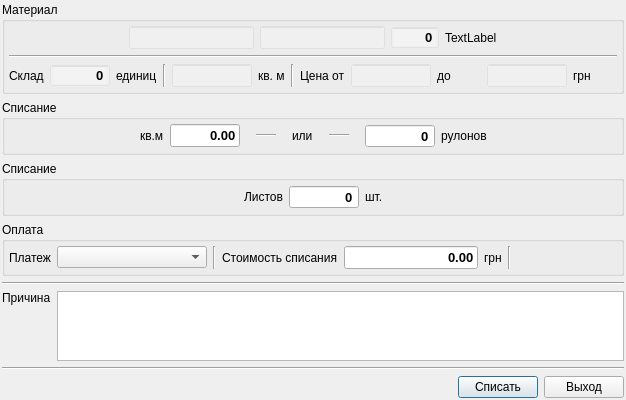
<?xml version="1.0" encoding="UTF-8"?>
<ui version="4.0">
 <class>WoffDialog</class>
 <widget class="QDialog" name="WoffDialog">
  <property name="geometry">
   <rect>
    <x>0</x>
    <y>0</y>
    <width>626</width>
    <height>382</height>
   </rect>
  </property>
  <property name="windowTitle">
   <string>Списание материала</string>
  </property>
  <layout class="QVBoxLayout" name="verticalLayout_2">
   <property name="margin">
    <number>2</number>
   </property>
   <item>
    <widget class="QGroupBox" name="groupBox">
     <property name="styleSheet">
      <string notr="true">QGroupBox{background:rgba(192, 255,31, 35)};</string>
     </property>
     <property name="title">
      <string>Материал</string>
     </property>
     <layout class="QVBoxLayout" name="verticalLayout">
      <property name="margin">
       <number>4</number>
      </property>
      <item>
       <layout class="QHBoxLayout" name="horizontalLayout_3">
        <item>
         <spacer name="horizontalSpacer_5">
          <property name="orientation">
           <enum>Qt::Horizontal</enum>
          </property>
          <property name="sizeHint" stdset="0">
           <size>
            <width>40</width>
            <height>20</height>
           </size>
          </property>
         </spacer>
        </item>
        <item>
         <widget class="QLineEdit" name="product">
          <property name="maximumSize">
           <size>
            <width>16777215</width>
            <height>16777215</height>
           </size>
          </property>
          <property name="font">
           <font>
            <pointsize>10</pointsize>
            <weight>75</weight>
            <bold>true</bold>
           </font>
          </property>
          <property name="styleSheet">
           <string notr="true">background: rgba(255, 255, 255, 55)</string>
          </property>
          <property name="readOnly">
           <bool>true</bool>
          </property>
         </widget>
        </item>
        <item>
         <widget class="QLineEdit" name="material">
          <property name="maximumSize">
           <size>
            <width>16777215</width>
            <height>16777215</height>
           </size>
          </property>
          <property name="font">
           <font>
            <pointsize>10</pointsize>
            <weight>75</weight>
            <bold>true</bold>
           </font>
          </property>
          <property name="styleSheet">
           <string notr="true">background: rgba(255, 255, 255, 55)</string>
          </property>
          <property name="readOnly">
           <bool>true</bool>
          </property>
         </widget>
        </item>
        <item>
         <widget class="QSpinBox" name="param">
          <property name="font">
           <font>
            <pointsize>10</pointsize>
            <weight>75</weight>
            <bold>true</bold>
           </font>
          </property>
          <property name="styleSheet">
           <string notr="true">background: rgba(255, 255, 255, 55)</string>
          </property>
          <property name="alignment">
           <set>Qt::AlignRight|Qt::AlignTrailing|Qt::AlignVCenter</set>
          </property>
          <property name="readOnly">
           <bool>true</bool>
          </property>
          <property name="buttonSymbols">
           <enum>QAbstractSpinBox::NoButtons</enum>
          </property>
          <property name="maximum">
           <number>99999</number>
          </property>
         </widget>
        </item>
        <item>
         <widget class="QLabel" name="parametrUnit">
          <property name="minimumSize">
           <size>
            <width>40</width>
            <height>0</height>
           </size>
          </property>
          <property name="text">
           <string>TextLabel</string>
          </property>
         </widget>
        </item>
        <item>
         <spacer name="horizontalSpacer_4">
          <property name="orientation">
           <enum>Qt::Horizontal</enum>
          </property>
          <property name="sizeHint" stdset="0">
           <size>
            <width>40</width>
            <height>20</height>
           </size>
          </property>
         </spacer>
        </item>
       </layout>
      </item>
      <item>
       <widget class="Line" name="line">
        <property name="orientation">
         <enum>Qt::Horizontal</enum>
        </property>
       </widget>
      </item>
      <item>
       <layout class="QHBoxLayout" name="horizontalLayout_2">
        <item>
         <widget class="QLabel" name="label">
          <property name="text">
           <string>Склад</string>
          </property>
         </widget>
        </item>
        <item>
         <widget class="QSpinBox" name="stockAmount">
          <property name="minimumSize">
           <size>
            <width>60</width>
            <height>0</height>
           </size>
          </property>
          <property name="maximumSize">
           <size>
            <width>60</width>
            <height>16777215</height>
           </size>
          </property>
          <property name="font">
           <font>
            <pointsize>10</pointsize>
            <weight>75</weight>
            <bold>true</bold>
           </font>
          </property>
          <property name="styleSheet">
           <string notr="true">background: rgba(255, 255, 255, 55)</string>
          </property>
          <property name="alignment">
           <set>Qt::AlignRight|Qt::AlignTrailing|Qt::AlignVCenter</set>
          </property>
          <property name="readOnly">
           <bool>true</bool>
          </property>
          <property name="buttonSymbols">
           <enum>QAbstractSpinBox::NoButtons</enum>
          </property>
          <property name="maximum">
           <number>99999</number>
          </property>
         </widget>
        </item>
        <item>
         <widget class="QLabel" name="parametrName">
          <property name="text">
           <string>единиц</string>
          </property>
         </widget>
        </item>
        <item>
         <widget class="Line" name="line_7">
          <property name="orientation">
           <enum>Qt::Vertical</enum>
          </property>
         </widget>
        </item>
        <item>
         <widget class="QLineEdit" name="stockSize">
          <property name="minimumSize">
           <size>
            <width>0</width>
            <height>0</height>
           </size>
          </property>
          <property name="maximumSize">
           <size>
            <width>80</width>
            <height>16777215</height>
           </size>
          </property>
          <property name="font">
           <font>
            <pointsize>10</pointsize>
            <weight>75</weight>
            <bold>true</bold>
           </font>
          </property>
          <property name="styleSheet">
           <string notr="true">background: rgba(255, 255, 255, 55)</string>
          </property>
          <property name="alignment">
           <set>Qt::AlignRight|Qt::AlignTrailing|Qt::AlignVCenter</set>
          </property>
          <property name="readOnly">
           <bool>true</bool>
          </property>
         </widget>
        </item>
        <item>
         <widget class="QLabel" name="sizeUnit">
          <property name="text">
           <string>кв. м</string>
          </property>
         </widget>
        </item>
        <item>
         <widget class="Line" name="line_8">
          <property name="orientation">
           <enum>Qt::Vertical</enum>
          </property>
         </widget>
        </item>
        <item>
         <layout class="QHBoxLayout" name="horizontalLayout_4">
          <item>
           <widget class="QLabel" name="label_5">
            <property name="text">
             <string>Цена от</string>
            </property>
           </widget>
          </item>
          <item>
           <widget class="MoneyEdit" name="priceMin">
            <property name="minimumSize">
             <size>
              <width>80</width>
              <height>0</height>
             </size>
            </property>
            <property name="maximumSize">
             <size>
              <width>80</width>
              <height>16777215</height>
             </size>
            </property>
            <property name="font">
             <font>
              <pointsize>10</pointsize>
              <weight>75</weight>
              <bold>true</bold>
             </font>
            </property>
            <property name="styleSheet">
             <string notr="true">background: rgba(255, 255, 255, 55)</string>
            </property>
            <property name="alignment">
             <set>Qt::AlignRight|Qt::AlignTrailing|Qt::AlignVCenter</set>
            </property>
            <property name="readOnly">
             <bool>true</bool>
            </property>
           </widget>
          </item>
          <item>
           <widget class="QLabel" name="label_6">
            <property name="text">
             <string>до</string>
            </property>
           </widget>
          </item>
          <item>
           <widget class="MoneyEdit" name="priceMax">
            <property name="minimumSize">
             <size>
              <width>80</width>
              <height>0</height>
             </size>
            </property>
            <property name="maximumSize">
             <size>
              <width>80</width>
              <height>16777215</height>
             </size>
            </property>
            <property name="font">
             <font>
              <pointsize>10</pointsize>
              <weight>75</weight>
              <bold>true</bold>
             </font>
            </property>
            <property name="styleSheet">
             <string notr="true">background: rgba(255, 255, 255, 55)</string>
            </property>
            <property name="alignment">
             <set>Qt::AlignRight|Qt::AlignTrailing|Qt::AlignVCenter</set>
            </property>
            <property name="readOnly">
             <bool>true</bool>
            </property>
           </widget>
          </item>
          <item>
           <widget class="QLabel" name="label_4">
            <property name="text">
             <string>грн</string>
            </property>
           </widget>
          </item>
         </layout>
        </item>
       </layout>
      </item>
     </layout>
    </widget>
   </item>
   <item>
    <widget class="QGroupBox" name="woffRoll">
     <property name="title">
      <string>Списание</string>
     </property>
     <layout class="QHBoxLayout" name="horizontalLayout_7">
      <property name="margin">
       <number>4</number>
      </property>
      <item>
       <spacer name="horizontalSpacer">
        <property name="orientation">
         <enum>Qt::Horizontal</enum>
        </property>
        <property name="sizeHint" stdset="0">
         <size>
          <width>40</width>
          <height>20</height>
         </size>
        </property>
       </spacer>
      </item>
      <item>
       <widget class="QLabel" name="label_8">
        <property name="text">
         <string>кв.м</string>
        </property>
       </widget>
      </item>
      <item>
       <widget class="QLineEdit" name="rollSize">
        <property name="minimumSize">
         <size>
          <width>70</width>
          <height>0</height>
         </size>
        </property>
        <property name="maximumSize">
         <size>
          <width>70</width>
          <height>16777215</height>
         </size>
        </property>
        <property name="font">
         <font>
          <pointsize>10</pointsize>
          <weight>75</weight>
          <bold>true</bold>
         </font>
        </property>
        <property name="styleSheet">
         <string notr="true"/>
        </property>
        <property name="text">
         <string>0.00</string>
        </property>
        <property name="alignment">
         <set>Qt::AlignRight|Qt::AlignTrailing|Qt::AlignVCenter</set>
        </property>
        <property name="readOnly">
         <bool>false</bool>
        </property>
       </widget>
      </item>
      <item>
       <spacer name="horizontalSpacer_8">
        <property name="orientation">
         <enum>Qt::Horizontal</enum>
        </property>
        <property name="sizeType">
         <enum>QSizePolicy::Fixed</enum>
        </property>
        <property name="sizeHint" stdset="0">
         <size>
          <width>10</width>
          <height>20</height>
         </size>
        </property>
       </spacer>
      </item>
      <item>
       <widget class="Line" name="line_2">
        <property name="minimumSize">
         <size>
          <width>20</width>
          <height>0</height>
         </size>
        </property>
        <property name="orientation">
         <enum>Qt::Horizontal</enum>
        </property>
       </widget>
      </item>
      <item>
       <spacer name="horizontalSpacer_10">
        <property name="orientation">
         <enum>Qt::Horizontal</enum>
        </property>
        <property name="sizeType">
         <enum>QSizePolicy::Fixed</enum>
        </property>
        <property name="sizeHint" stdset="0">
         <size>
          <width>10</width>
          <height>20</height>
         </size>
        </property>
       </spacer>
      </item>
      <item>
       <widget class="QLabel" name="parametrName1_2">
        <property name="text">
         <string>или</string>
        </property>
       </widget>
      </item>
      <item>
       <spacer name="horizontalSpacer_11">
        <property name="orientation">
         <enum>Qt::Horizontal</enum>
        </property>
        <property name="sizeType">
         <enum>QSizePolicy::Fixed</enum>
        </property>
        <property name="sizeHint" stdset="0">
         <size>
          <width>10</width>
          <height>20</height>
         </size>
        </property>
       </spacer>
      </item>
      <item>
       <widget class="Line" name="line_5">
        <property name="minimumSize">
         <size>
          <width>20</width>
          <height>0</height>
         </size>
        </property>
        <property name="orientation">
         <enum>Qt::Horizontal</enum>
        </property>
       </widget>
      </item>
      <item>
       <spacer name="horizontalSpacer_9">
        <property name="orientation">
         <enum>Qt::Horizontal</enum>
        </property>
        <property name="sizeType">
         <enum>QSizePolicy::Fixed</enum>
        </property>
        <property name="sizeHint" stdset="0">
         <size>
          <width>10</width>
          <height>20</height>
         </size>
        </property>
       </spacer>
      </item>
      <item>
       <widget class="QSpinBox" name="rollAmount">
        <property name="minimumSize">
         <size>
          <width>70</width>
          <height>0</height>
         </size>
        </property>
        <property name="maximumSize">
         <size>
          <width>70</width>
          <height>16777215</height>
         </size>
        </property>
        <property name="font">
         <font>
          <pointsize>10</pointsize>
          <weight>75</weight>
          <bold>true</bold>
         </font>
        </property>
        <property name="styleSheet">
         <string notr="true"/>
        </property>
        <property name="alignment">
         <set>Qt::AlignRight|Qt::AlignTrailing|Qt::AlignVCenter</set>
        </property>
        <property name="readOnly">
         <bool>false</bool>
        </property>
        <property name="buttonSymbols">
         <enum>QAbstractSpinBox::NoButtons</enum>
        </property>
        <property name="maximum">
         <number>99999</number>
        </property>
       </widget>
      </item>
      <item>
       <widget class="QLabel" name="parametrName1">
        <property name="text">
         <string>рулонов</string>
        </property>
       </widget>
      </item>
      <item>
       <spacer name="horizontalSpacer_3">
        <property name="orientation">
         <enum>Qt::Horizontal</enum>
        </property>
        <property name="sizeHint" stdset="0">
         <size>
          <width>40</width>
          <height>20</height>
         </size>
        </property>
       </spacer>
      </item>
     </layout>
    </widget>
   </item>
   <item>
    <widget class="QGroupBox" name="woffList">
     <property name="title">
      <string>Списание</string>
     </property>
     <layout class="QHBoxLayout" name="horizontalLayout_8">
      <property name="margin">
       <number>4</number>
      </property>
      <item>
       <spacer name="horizontalSpacer_6">
        <property name="orientation">
         <enum>Qt::Horizontal</enum>
        </property>
        <property name="sizeHint" stdset="0">
         <size>
          <width>40</width>
          <height>20</height>
         </size>
        </property>
       </spacer>
      </item>
      <item>
       <widget class="QLabel" name="labelItem">
        <property name="text">
         <string>Листов</string>
        </property>
       </widget>
      </item>
      <item>
       <widget class="QSpinBox" name="itemAmount">
        <property name="minimumSize">
         <size>
          <width>70</width>
          <height>0</height>
         </size>
        </property>
        <property name="maximumSize">
         <size>
          <width>70</width>
          <height>16777215</height>
         </size>
        </property>
        <property name="font">
         <font>
          <pointsize>10</pointsize>
          <weight>75</weight>
          <bold>true</bold>
         </font>
        </property>
        <property name="alignment">
         <set>Qt::AlignRight|Qt::AlignTrailing|Qt::AlignVCenter</set>
        </property>
        <property name="buttonSymbols">
         <enum>QAbstractSpinBox::NoButtons</enum>
        </property>
        <property name="maximum">
         <number>99999</number>
        </property>
       </widget>
      </item>
      <item>
       <widget class="QLabel" name="label_12">
        <property name="text">
         <string>шт.</string>
        </property>
       </widget>
      </item>
      <item>
       <spacer name="horizontalSpacer_7">
        <property name="orientation">
         <enum>Qt::Horizontal</enum>
        </property>
        <property name="sizeHint" stdset="0">
         <size>
          <width>40</width>
          <height>20</height>
         </size>
        </property>
       </spacer>
      </item>
     </layout>
    </widget>
   </item>
   <item>
    <widget class="QGroupBox" name="fin">
     <property name="styleSheet">
      <string notr="true">QGroupBox#fin{background:rgb(170, 204,184)};</string>
     </property>
     <property name="title">
      <string>Оплата</string>
     </property>
     <layout class="QHBoxLayout" name="horizontalLayout_5">
      <property name="margin">
       <number>4</number>
      </property>
      <item>
       <widget class="QLabel" name="label_3">
        <property name="text">
         <string>Платеж</string>
        </property>
       </widget>
      </item>
      <item>
       <widget class="QComboBox" name="pays">
        <property name="sizePolicy">
         <sizepolicy hsizetype="Preferred" vsizetype="Fixed">
          <horstretch>2</horstretch>
          <verstretch>0</verstretch>
         </sizepolicy>
        </property>
        <property name="maximumSize">
         <size>
          <width>150</width>
          <height>16777215</height>
         </size>
        </property>
       </widget>
      </item>
      <item>
       <widget class="Line" name="line_4">
        <property name="orientation">
         <enum>Qt::Vertical</enum>
        </property>
       </widget>
      </item>
      <item>
       <widget class="QLabel" name="label_10">
        <property name="text">
         <string>Стоимость списания</string>
        </property>
       </widget>
      </item>
      <item>
       <widget class="MoneyEdit" name="pay">
        <property name="sizePolicy">
         <sizepolicy hsizetype="Expanding" vsizetype="Fixed">
          <horstretch>1</horstretch>
          <verstretch>0</verstretch>
         </sizepolicy>
        </property>
        <property name="minimumSize">
         <size>
          <width>0</width>
          <height>0</height>
         </size>
        </property>
        <property name="maximumSize">
         <size>
          <width>16777215</width>
          <height>16777215</height>
         </size>
        </property>
        <property name="font">
         <font>
          <pointsize>10</pointsize>
          <weight>75</weight>
          <bold>true</bold>
         </font>
        </property>
        <property name="styleSheet">
         <string notr="true"/>
        </property>
        <property name="text">
         <string>0.00</string>
        </property>
        <property name="alignment">
         <set>Qt::AlignRight|Qt::AlignTrailing|Qt::AlignVCenter</set>
        </property>
        <property name="readOnly">
         <bool>false</bool>
        </property>
       </widget>
      </item>
      <item>
       <widget class="QLabel" name="label_11">
        <property name="text">
         <string>грн</string>
        </property>
       </widget>
      </item>
      <item>
       <widget class="Line" name="line_6">
        <property name="orientation">
         <enum>Qt::Vertical</enum>
        </property>
       </widget>
      </item>
      <item>
       <widget class="Invoice" name="invoice" native="true">
        <property name="sizePolicy">
         <sizepolicy hsizetype="Preferred" vsizetype="Preferred">
          <horstretch>0</horstretch>
          <verstretch>0</verstretch>
         </sizepolicy>
        </property>
        <property name="minimumSize">
         <size>
          <width>100</width>
          <height>0</height>
         </size>
        </property>
       </widget>
      </item>
     </layout>
    </widget>
   </item>
   <item>
    <widget class="Line" name="line_9">
     <property name="orientation">
      <enum>Qt::Horizontal</enum>
     </property>
    </widget>
   </item>
   <item>
    <layout class="QGridLayout" name="gridLayout">
     <item row="0" column="1">
      <widget class="QTextEdit" name="info">
       <property name="sizePolicy">
        <sizepolicy hsizetype="Expanding" vsizetype="Expanding">
         <horstretch>0</horstretch>
         <verstretch>0</verstretch>
        </sizepolicy>
       </property>
       <property name="maximumSize">
        <size>
         <width>16777215</width>
         <height>70</height>
        </size>
       </property>
      </widget>
     </item>
     <item row="0" column="0">
      <widget class="QLabel" name="label_2">
       <property name="text">
        <string>Причина</string>
       </property>
       <property name="alignment">
        <set>Qt::AlignLeading|Qt::AlignLeft|Qt::AlignTop</set>
       </property>
      </widget>
     </item>
    </layout>
   </item>
   <item>
    <widget class="Line" name="line_3">
     <property name="orientation">
      <enum>Qt::Horizontal</enum>
     </property>
    </widget>
   </item>
   <item>
    <layout class="QHBoxLayout" name="horizontalLayout">
     <item>
      <spacer name="horizontalSpacer_2">
       <property name="orientation">
        <enum>Qt::Horizontal</enum>
       </property>
       <property name="sizeHint" stdset="0">
        <size>
         <width>40</width>
         <height>20</height>
        </size>
       </property>
      </spacer>
     </item>
     <item>
      <widget class="QPushButton" name="saveButton">
       <property name="text">
        <string>Списать</string>
       </property>
      </widget>
     </item>
     <item>
      <widget class="QPushButton" name="exitButton">
       <property name="text">
        <string>Выход</string>
       </property>
      </widget>
     </item>
    </layout>
   </item>
  </layout>
 </widget>
 <customwidgets>
  <customwidget>
   <class>MoneyEdit</class>
   <extends>QLineEdit</extends>
   <header>utility/moneyedit.h</header>
  </customwidget>
  <customwidget>
   <class>Invoice</class>
   <extends>QWidget</extends>
   <header>utility/invoice.h</header>
   <container>1</container>
  </customwidget>
 </customwidgets>
 <resources/>
 <connections/>
</ui>
